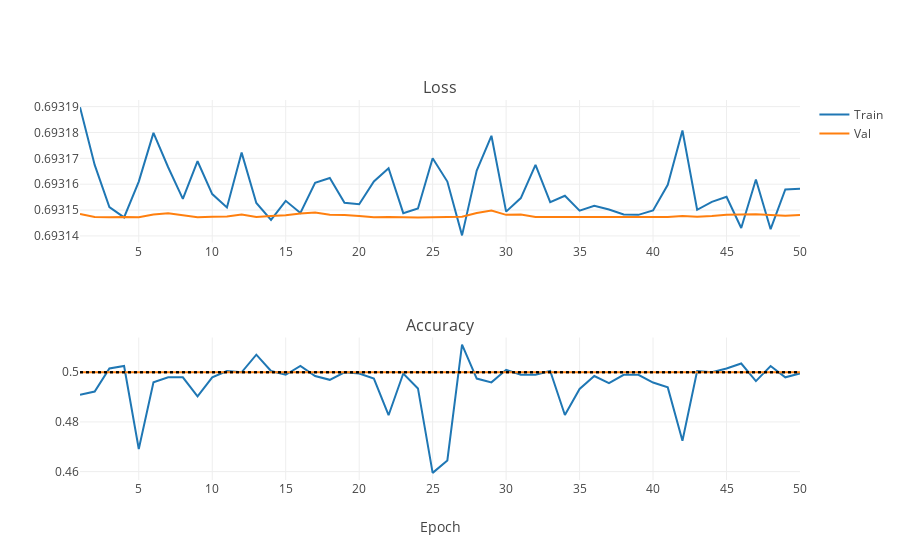

Notebook source saved alongside this figure:
### Markdown cell above
Hmm, still nothing. Let's seek help in the original VGG paper... The authors perform training in stages, starting with a simplified version of the network. Let us follow in their steps. Stage training is turned on by the handle pretrain, a higher version of the network is used each pretrain_interval epochs (default:50). First however, we need to have the simplest network train for the procedure to make sense. Let's run our (downscale=8) equivalent of the VGG network A from the paper.

### Code cell
iplot(plot_training_stats("/DATA/Dropbox/LOOTRPV/Personal_programming/MachineLearning/Tutorials/ImageRecognition/NNs/VGGNet_logs/2_pretrainA.log"))

### Figure 1 — Plotly figure (JSON) as saved in the notebook; plotly's stock layout.template omitted (floating-point values rounded to 4 significant figures)
{"data": [{"line": {"color": "#1F77B4"}, "name": "Train", "type": "scatter", "uid": "6e4d424d-080a-42d4-8fbc-fc64d1127ebf", "x": [1, 2, 3, 4, 5, 6, 7, 8, 9, 10, 11, 12, 13, 14, 15, 16, 17, 18, 19, 20, 21, 22, 23, 24, 25, 26, 27, 28, 29, 30, 31, 32, 33, 34, 35, 36, 37, 38, 39, 40, 41, 42, 43, 44, 45, 46, 47, 48, 49, 50], "xaxis": "x", "y": [0.6932, 0.6932, 0.6932, 0.6931, 0.6932, 0.6932, 0.6932, 0.6932, 0.6932, 0.6932, 0.6932, 0.6932, 0.6932, 0.6931, 0.6932, 0.6931, 0.6932, 0.6932, 0.6932, 0.6932, 0.6932, 0.6932, 0.6931, 0.6932, 0.6932, 0.6932, 0.6931, 0.6932, 0.6932, 0.6931, 0.6932, 0.6932, 0.6932, 0.6932, 0.6931, 0.6932, 0.6932, 0.6931, 0.6931, 0.6931, 0.6932, 0.6932, 0.6932, 0.6932, 0.6932, 0.6931, 0.6932, 0.6931, 0.6932, 0.6932], "yaxis": "y"}, {"line": {"color": "#FF7F0E"}, "name": "Val", "type": "scatter", "uid": "60e01322-2434-45e3-9af0-d3753d3e8b5b", "x": [1, 2, 3, 4, 5, 6, 7, 8, 9, 10, 11, 12, 13, 14, 15, 16, 17, 18, 19, 20, 21, 22, 23, 24, 25, 26, 27, 28, 29, 30, 31, 32, 33, 34, 35, 36, 37, 38, 39, 40, 41, 42, 43, 44, 45, 46, 47, 48, 49, 50], "xaxis": "x", "y": [0.6931, 0.6931, 0.6931, 0.6931, 0.6931, 0.6931, 0.6931, 0.6931, 0.6931, 0.6931, 0.6931, 0.6931, 0.6931, 0.6931, 0.6931, 0.6931, 0.6931, 0.6931, 0.6931, 0.6931, 0.6931, 0.6931, 0.6931, 0.6931, 0.6931, 0.6931, 0.6931, 0.6931, 0.6931, 0.6931, 0.6931, 0.6931, 0.6931, 0.6931, 0.6931, 0.6931, 0.6931, 0.6931, 0.6931, 0.6931, 0.6931, 0.6931, 0.6931, 0.6931, 0.6931, 0.6931, 0.6931, 0.6931, 0.6931, 0.6931], "yaxis": "y"}, {"line": {"color": "#1F77B4"}, "name": "Train", "showlegend": false, "type": "scatter", "uid": "d379a468-cde3-4235-b314-dc0e97507170", "x": [1, 2, 3, 4, 5, 6, 7, 8, 9, 10, 11, 12, 13, 14, 15, 16, 17, 18, 19, 20, 21, 22, 23, 24, 25, 26, 27, 28, 29, 30, 31, 32, 33, 34, 35, 36, 37, 38, 39, 40, 41, 42, 43, 44, 45, 46, 47, 48, 49, 50], "xaxis": "x2", "y": [0.491, 0.4923, 0.5015, 0.5025, 0.4691, 0.4959, 0.498, 0.498, 0.4903, 0.498, 0.5005, 0.5, 0.5071, 0.5005, 0.499, 0.5025, 0.4985, 0.497, 0.5, 0.4995, 0.4975, 0.4827, 0.4995, 0.4935, 0.4595, 0.4645, 0.5111, 0.4975, 0.4959, 0.501, 0.499, 0.499, 0.5005, 0.4828, 0.4933, 0.4985, 0.4957, 0.499, 0.499, 0.4959, 0.4939, 0.4724, 0.5005, 0.5, 0.5015, 0.5035, 0.4965, 0.5025, 0.498, 0.4995], "yaxis": "y2"}, {"line": {"color": "#FF7F0E"}, "name": "Val", "showlegend": false, "type": "scatter", "uid": "d943b25b-fd17-4f35-8742-cdc2cce74464", "x": [1, 2, 3, 4, 5, 6, 7, 8, 9, 10, 11, 12, 13, 14, 15, 16, 17, 18, 19, 20, 21, 22, 23, 24, 25, 26, 27, 28, 29, 30, 31, 32, 33, 34, 35, 36, 37, 38, 39, 40, 41, 42, 43, 44, 45, 46, 47, 48, 49, 50], "xaxis": "x2", "y": [0.5, 0.5, 0.5, 0.5, 0.5, 0.5, 0.5, 0.5, 0.5, 0.5, 0.5, 0.5, 0.5, 0.5, 0.5, 0.5, 0.5, 0.5, 0.5, 0.5, 0.5, 0.5, 0.5, 0.5, 0.5, 0.5, 0.5, 0.5, 0.5, 0.5, 0.5, 0.5, 0.5, 0.5, 0.5, 0.5, 0.5, 0.5, 0.5, 0.5, 0.5, 0.5, 0.5, 0.5, 0.5, 0.5, 0.5, 0.5, 0.5, 0.5], "yaxis": "y2"}, {"line": {"color": "#000000", "dash": "dot"}, "mode": "lines", "name": "Always dogs", "showlegend": false, "type": "scatter", "uid": "d53875fb-2e92-46b8-9a4e-5ad4307e5197", "x": [1, 2, 3, 4, 5, 6, 7, 8, 9, 10, 11, 12, 13, 14, 15, 16, 17, 18, 19, 20, 21, 22, 23, 24, 25, 26, 27, 28, 29, 30, 31, 32, 33, 34, 35, 36, 37, 38, 39, 40, 41, 42, 43, 44, 45, 46, 47, 48, 49, 50], "xaxis": "x2", "y": [0.5, 0.5, 0.5, 0.5, 0.5, 0.5, 0.5, 0.5, 0.5, 0.5, 0.5, 0.5, 0.5, 0.5, 0.5, 0.5, 0.5, 0.5, 0.5, 0.5, 0.5, 0.5, 0.5, 0.5, 0.5, 0.5, 0.5, 0.5, 0.5, 0.5, 0.5, 0.5, 0.5, 0.5, 0.5, 0.5, 0.5, 0.5, 0.5, 0.5, 0.5, 0.5, 0.5, 0.5, 0.5, 0.5, 0.5, 0.5, 0.5, 0.5], "yaxis": "y2"}, {"line": {"color": "#000000", "dash": "dot"}, "mode": "lines", "name": "Always cats", "showlegend": false, "type": "scatter", "uid": "28aa28e4-98d8-4df7-88b4-93410411d614", "x": [1, 2, 3, 4, 5, 6, 7, 8, 9, 10, 11, 12, 13, 14, 15, 16, 17, 18, 19, 20, 21, 22, 23, 24, 25, 26, 27, 28, 29, 30, 31, 32, 33, 34, 35, 36, 37, 38, 39, 40, 41, 42, 43, 44, 45, 46, 47, 48, 49, 50], "xaxis": "x2", "y": [0.5, 0.5, 0.5, 0.5, 0.5, 0.5, 0.5, 0.5, 0.5, 0.5, 0.5, 0.5, 0.5, 0.5, 0.5, 0.5, 0.5, 0.5, 0.5, 0.5, 0.5, 0.5, 0.5, 0.5, 0.5, 0.5, 0.5, 0.5, 0.5, 0.5, 0.5, 0.5, 0.5, 0.5, 0.5, 0.5, 0.5, 0.5, 0.5, 0.5, 0.5, 0.5, 0.5, 0.5, 0.5, 0.5, 0.5, 0.5, 0.5, 0.5], "yaxis": "y2"}], "layout": {"annotations": [{"font": {"size": 16}, "showarrow": false, "text": "Loss", "x": 0.5, "xanchor": "center", "xref": "paper", "y": 1, "yanchor": "bottom", "yref": "paper"}, {"font": {"size": 16}, "showarrow": false, "text": "Accuracy", "x": 0.5, "xanchor": "center", "xref": "paper", "y": 0.375, "yanchor": "bottom", "yref": "paper"}], "xaxis": {"anchor": "y", "domain": [0, 1]}, "xaxis2": {"anchor": "y2", "domain": [0, 1], "title": {"text": "Epoch"}}, "yaxis": {"anchor": "x", "domain": [0.625, 1], "type": "log"}, "yaxis2": {"anchor": "x2", "domain": [0, 0.375]}}}
